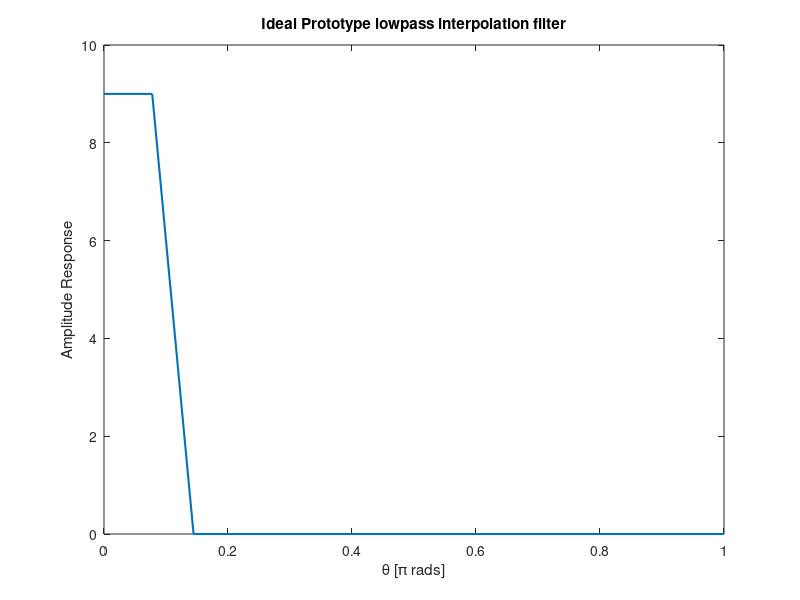
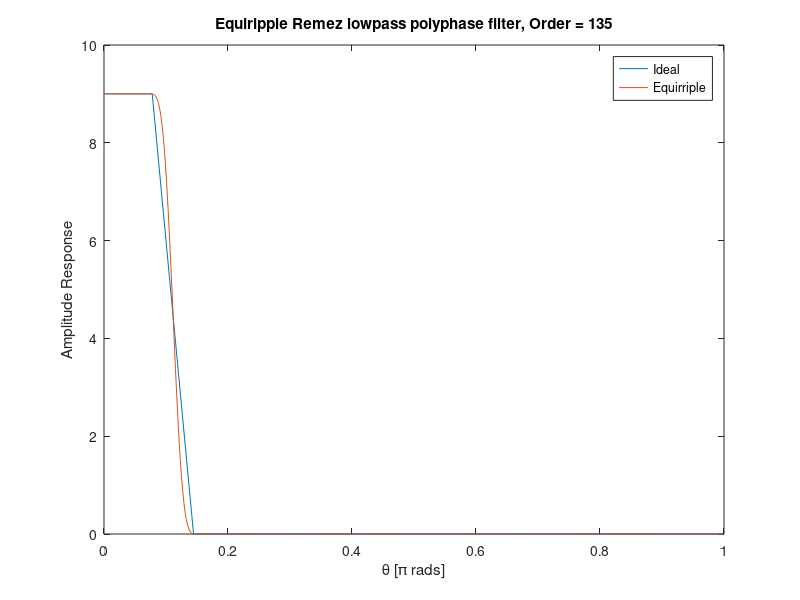
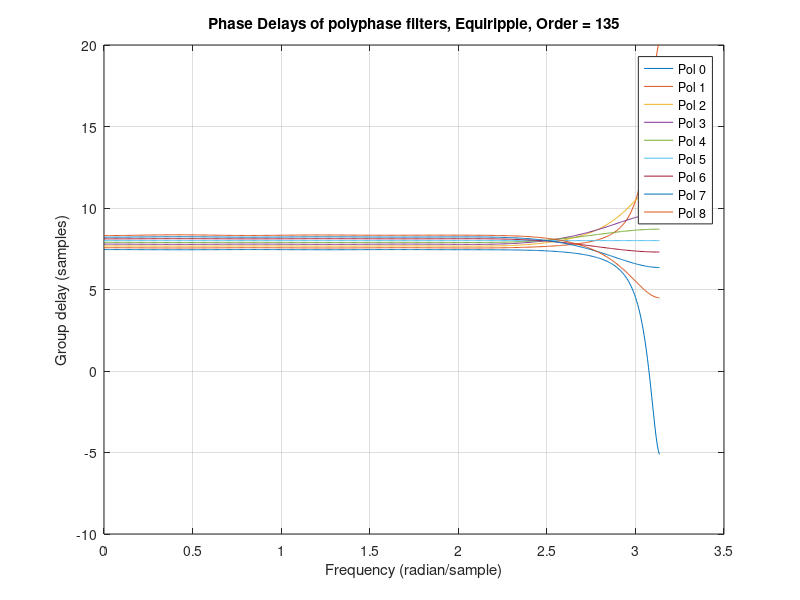
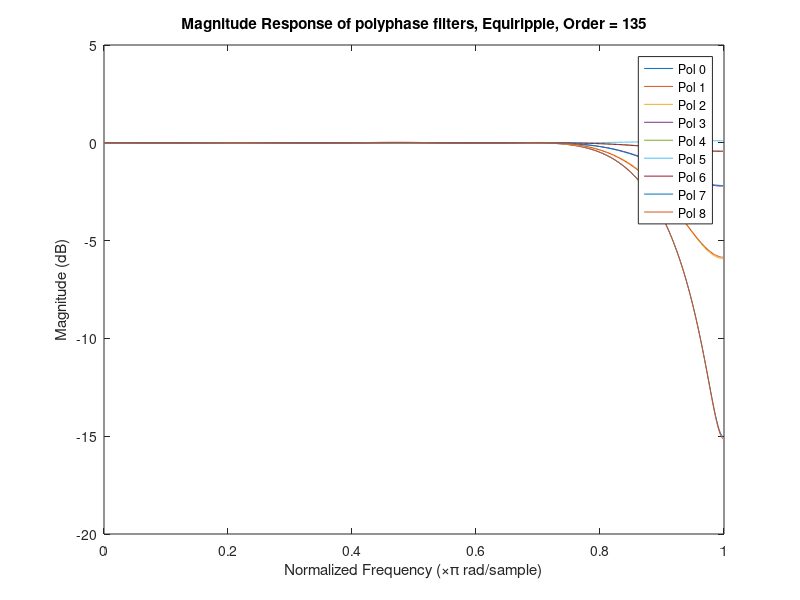

The MATLAB source for these figures, in order:
%%

clear all;
clc;
close all;

% this is a code for wet 3 of DSP

Fs = 1000; % original FS

%% Section 1

% ideal filter prototype

L = 9;
fsamp = Fs*L;
M = 1000;
fstop = 1.3/L;
fpass = 0.7/L;


% theta = 0:0.001:1;
% transition = fstop - fpass;
% line = (-1/transition)+fstop/transition;
% lpFilt = (theta < fpass)*L + L*(theta > fpass & theta < fstop).*(-1/transition*theta+fstop/transition);

theta = [0 fpass fstop 1];
lpFilt = [9 9 0 0];

figure(1)
plot(theta, (lpFilt),'-', 'LineWidth', 1.5);
xlim([ 0 1 ])
title('Ideal Prototype lowpass interpolation filter') 
xlabel('\theta [\pi rads]')
ylabel('Amplitude Response')


%% Section 2 

% equiripple remez
N = 135;
b = firpm(N-1, theta, lpFilt);
[h,w] = freqz(b,1,512);
figure(2)
plot(theta,lpFilt, w/pi,(abs(h)));
h_ripple = h;
hold on;
xlim([ 0 1 ])
title(['Equiripple Remez lowpass polyphase filter, Order = ' num2str(N)]) 
xlabel('\theta [\pi rads]')
ylabel('Amplitude Response')
legend({'Ideal', 'Equirriple'})

polyPhaseEquiripple=cell(1,L);

figure(3)

legendPol = {};
for i=0:L-1
    %Phases_Mat_coeffs(i+1,:) = circshift(b, i);
    shifted = circshift(b, i);
    polyPhaseEquiripple{i+1} = shifted(1:L:end);
    grpdelay(shifted(1:L:end))
    legendPol{end+1} = ['Pol ' num2str(i)];
    hold on;
end
legend(legendPol);
ylim([-10 20]);
title(['Phase Delays of polyphase filters, Equiripple, Order = ' num2str(N)])

figure(4) 
legendPol = {};
for i=0:L-1
    %Phases_Mat_coeffs(i+1,:) = circshift(b, i);
    shifted = circshift(b, i);
    [h,w] = freqz(shifted(1:L:end),1);
    plot(w/pi,20*log10(abs(h)))
    legendPol{end+1} = ['Pol ' num2str(i)];
    hold on;
end
legend(legendPol);
title(['Magnitude Response of polyphase filters, Equiripple, Order = ' num2str(N)])
xlabel('Normalized Frequency (\times\pi rad/sample)')
ylabel('Magnitude (dB)')

%% Section 3

% LS

N = 135;
b = firls(N-1, theta, lpFilt);
[h,w] = freqz(b,1,512);
h_ls = h;
figure(5)
plot(w/pi,10*log10(abs(h_ls)));
hold on;
plot(w/pi,10*log10(abs(h_ripple)));
xlim([ 0 1 ])
title(['LS and Equirriple polyphase filter, Order = ' num2str(N)]) 
xlabel('\theta [\pi rads]')
ylabel('Amplitude Response')
legend({'LS', 'Equiripple'});

polyPhaseLS = cell(1,L);

figure(6)

legendPol = {};
for i=0:L-1
    %Phases_Mat_coeffs(i+1,:) = circshift(b, i);
    shifted = circshift(b, i);
    polyPhaseLS{i+1} = shifted(1:L:end);
    grpdelay(shifted(1:L:end))
    legendPol{end+1} = ['Pol ' num2str(i)];
    hold on;
end
legend(legendPol);
ylim([-10 20]);
title(['Phase Delays of polyphase filters, LS, Order = ' num2str(N)])
figure(7) 
legendPol = {};
for i=0:L-1
    %Phases_Mat_coeffs(i+1,:) = circshift(b, i);
    shifted = circshift(b, i);
    [h,w] = freqz(shifted(1:L:end),1);
    plot(w/pi,20*log10(abs(h)))
    legendPol{end+1} = ['Pol ' num2str(i)];
    hold on;
end
legend(legendPol);
title(['Magnitude Response of polyphase filters, LS, Order = ' num2str(N)])
xlabel('Normalized Frequency (\times\pi rad/sample)')
ylabel('Magnitude (dB)')






% this is a code for wet 3 Q2 of DSP

Fs = 8000; % original FS
Fs_y = 72000;

%% Q2 Section 1
t = linspace(0,pi,1000);
f1 = 1000;
f2 = 2000;
f3 = 3000;
phi1 = rand(1)*2*pi;
phi2 = rand(1)*2*pi;
phi3 = rand(1)*2*pi;
x = cos(2*pi*f1*t + phi1) + cos(2*pi*f2*t + phi2) + cos(2*pi*f3*t + phi3);

Ts = 1/Fs;
t_new = linspace(0, 511*Ts, 512);
x_n = cos(2*pi*f1*t_new + phi1) + cos(2*pi*f2*t_new + phi2) + cos(2*pi*f3*t_new + phi3);

Ts_y = 1/Fs_y;
t_new_y = 0:Ts_y:511*Ts;
y_m = cos(2*pi*f1*t_new_y + phi1) + cos(2*pi*f2*t_new_y + phi2) + cos(2*pi*f3*t_new_y + phi3);

figure(8);
plot(t_new, x_n,'-', 'LineWidth', 1.5);
hold on;
scatter(t_new, x_n);
scatter(t_new_y, y_m);

%% Q2  Section 2

% EQUIRIPPLE RECOVERY 

u = cell(1,L);
y_length = length(upsample(filter(polyPhaseEquiripple{1},1,x_n),L));
y_hat = zeros(1,y_length);
for branch = 0:L-1 
    
    x_conv_p = filter(polyPhaseEquiripple{branch+1},1,x_n);
    ui = upsample(x_conv_p, L);
    y_hat_i = circshift(ui, branch);
    y_hat_i(1:branch) = 0;
    y_hat = y_hat + y_hat_i;
    
end

figure(9)

plot(y_m, '-', 'LineWidth', 1.5);
hold on;
plot(y_hat, '-', 'LineWidth', 1.5);
xlim([1 512])

%% Q2 Section 3
% EQUIRIPPLE RECOVERY 

u = cell(1,L);
y_length = length(upsample(filter(polyPhaseLS{1},1,x_n),L));
y_hat_ls = zeros(1,y_length);
for branch = 0:L-1 
    
    x_conv_p = filter(polyPhaseLS{branch+1},1,x_n);
    ui = upsample(x_conv_p, L);
    y_hat_i = circshift(ui, branch);
    y_hat_i(1:branch) = 0;
    y_hat_ls = y_hat_ls + y_hat_i;
    
end

figure(10)

plot(y_m, '-', 'LineWidth', 1.5);
hold on;
plot(y_hat_ls, '-', 'LineWidth', 1.5);
xlim([1 512])
